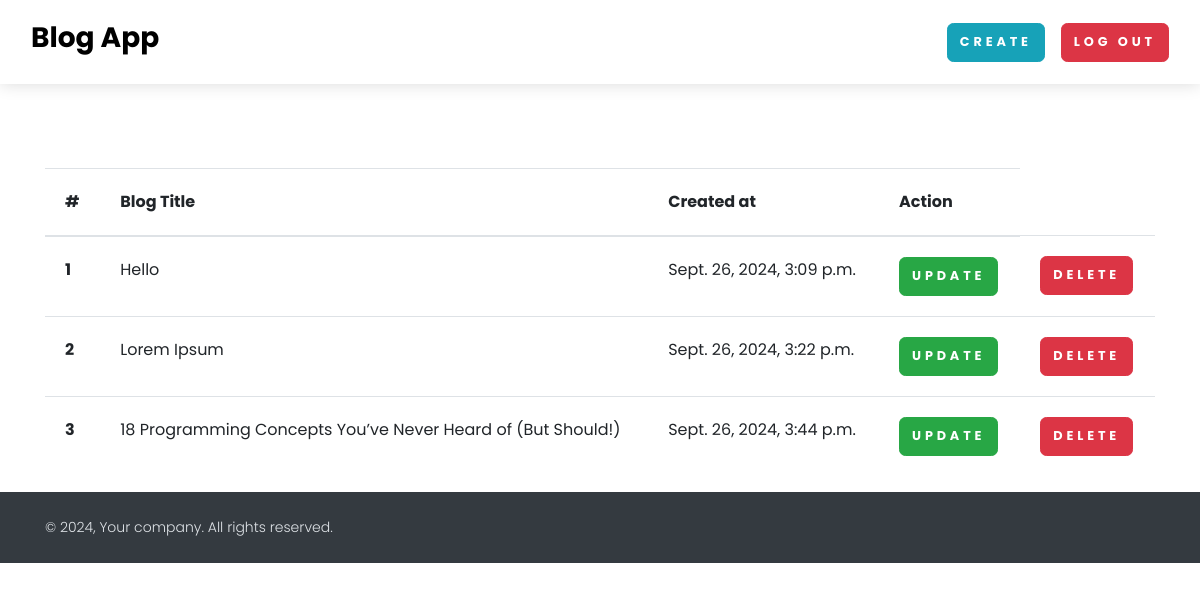
/see_blog/ (signed in), run on the app's committed database.
### base/models.py (models this page shows)
class BlogModel(models.Model):
    title = models.CharField(max_length=1000)
    content = FroalaField()
    slug = AutoSlugField(populate_from = 'title', unique=True, null=True, default=None, blank=True)
    user = models.ForeignKey(User, blank=True, null=True, on_delete=models.CASCADE)
    image = models.ImageField(upload_to='media/images/')
    created_at = models.DateTimeField(auto_now_add=True)
    updated_at = models.DateTimeField(auto_now=True)

### base/views.py (the view)
# urls.py: path('see_blog/', views.see_blog, name="see_blog"),
def see_blog(request):
    context ={}
    try:
        blog_obj = BlogModel.objects.filter(user = request.user)
        context['blog_obj'] = blog_obj
    except Exception as e:
        print(e)
    return render(request, 'base/see_blog.html', context)

### base/templates/base/see_blog.html
{% extends "base/base.html" %}
{% block content %}
<section>
    <div class="container mt-6">
        <table class="table">
            <thead>
              <tr>
                <th scope="col">#</th>
                <th scope="col">Blog Title</th>
                <th scope="col">Created at</th>
                <th scope="col">Action</th>
              </tr>
            </thead>
            <tbody>
                {% for blog in blog_obj %}
              <tr>
                <th scope="row">{{forloop.counter}}</th>
                <td>{{blog.title}}</td>
                <td>{{blog.created_at}}</td>
                <td>
                    <a href= "{% url 'blog_update' blog.slug %}" class="btn btn-success">Update</a>
                </td>
                <td>
                    <a href= "{% url 'blog_delete' blog.id %}" class="btn btn-danger">Delete</a>
                </td>
              </tr>
              {% endfor %}
            </tbody>
          </table>
    </div>
</section>
{% endblock %}

### data on the page
BlogModel: title "Hello", created_at "Sept. 26, 2024, 3:09 p.m."
BlogModel: title "Lorem Ipsum", created_at "Sept. 26, 2024, 3:22 p.m."
BlogModel: title "18 Programming Concepts You’ve Never Heard of (But Should!)", created_at "Sept. 26, 2024, 3:44 p.m."
